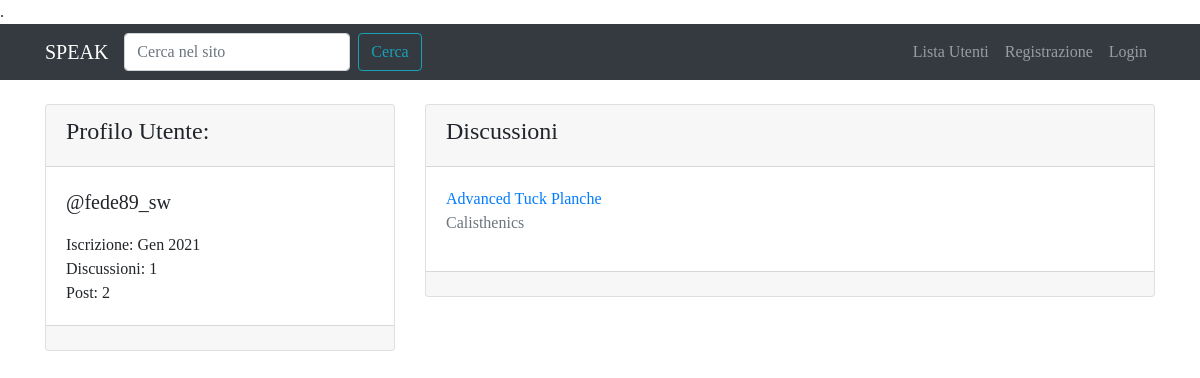
Page /user/fede89_sw/ on the committed database.
### forum/models.py (models this page shows, shortened)
class Discussione(models.Model):
    titolo = models.CharField(max_length=120)
    data_creazione = models.DateTimeField(auto_now_add=True) # data viene inserita alla creazione
    autore_discussione = models.ForeignKey(User, on_delete=models.CASCADE, related_name="discussioni")
    sezione_appartenenza = models.ForeignKey(Sezione, on_delete=models.CASCADE)
    def get_absolute_url(self):
        return reverse("visualizza_discussione", kwargs={"pk": self.pk})
    class Meta:
        verbose_name = "Discussione"
        verbose_name_plural = "Discussioni"

class Sezione(models.Model):
    nome_sezione = models.CharField(max_length=80)
    descrizione = models.CharField(max_length=150, blank=True, null=True) # black e null permettono di lasciare vuoto qst campo, se desiderato
    logo_sezione = models.ImageField(blank=True, null=True)
    def __str__(self):
        return self.nome_sezione
    class Meta:
        verbose_name = "Sezione"
        verbose_name_plural = "Sezioni"

### core/views.py (the view)
# urls.py: path('user/<str:username>/', views.user_profile_view, name="user_profile"),
def user_profile_view(request, username):
    user = get_object_or_404(User, username=username)
    discussioni_utente = Discussione.objects.filter(autore_discussione=user).order_by("-data_creazione")
    context = {"user": user, "discussioni_utente": discussioni_utente}
    return render(request, "core/user_profile.html", context)

### core/templates/core/user_profile.html (shortened to what this page needs)
{% extends 'base.html' %}
{% block content %}
    <div class="row mt-3">
        <div class="col-4">
            <div class="card my-2">
                <div class="card-header">
                    <h4>{% if request.user == user %}Il Tuo {% endif %}Profilo Utente:</h4>
                </div>
                <div class="card-body">
                    <p class="lead">@{{ user }}</p>
                    <p class="mb-0">Iscrizione: {{ user.date_joined|date:"M Y" }}</p>
                    <p class="mb-0">Discussioni: {{ user.discussioni.count }}</p>
                    <p class="mb-0">Post: {{ user.posts.count }}</p>
                </div>
                <div class="card-footer">
                </div>
            </div>
        </div>
        <div class="col-8">
            <div class="card my-2">
                <div class="card-header">
                    <h4>Discussioni</h4>
                </div>
                <div class="card-body">
                    {% for discussione in discussioni_utente %}
                        <a href="{{ discussione.get_absolute_url }}">{{ discussione.titolo }}</a>
                        <p class="text-muted">{{ discussione.sezione_appartenenza }}</p>
                    {% empty %}
                        {% if request.user == user %}
                            <p class="my-0">Non hai creato nessuna Discussione!</p>
                        {% else %}
                            <p class="my-0">{{ user }} non ha creato nessuna Discussione!</p>
                        {% endif %}
                    {% endfor %}
                </div>
                <div class="card-footer">
                </div>
            </div>
        </div>
    </div>
{% endblock content %}

### static-storage/css/speak.css (style rules this page uses)
body { font-family: 'Slabo 27px', serif; }

### rows in the picture
Discussione: titolo "Advanced Tuck Planche", sezione_appartenenza "Calisthenics"

### other values in the picture
{{ user }} "fede89_sw"
{{ user.date_joined|date:"M Y" }} "Gen 2021"
{{ user.discussioni.count }} "1"
{{ user.posts.count }} "2"
